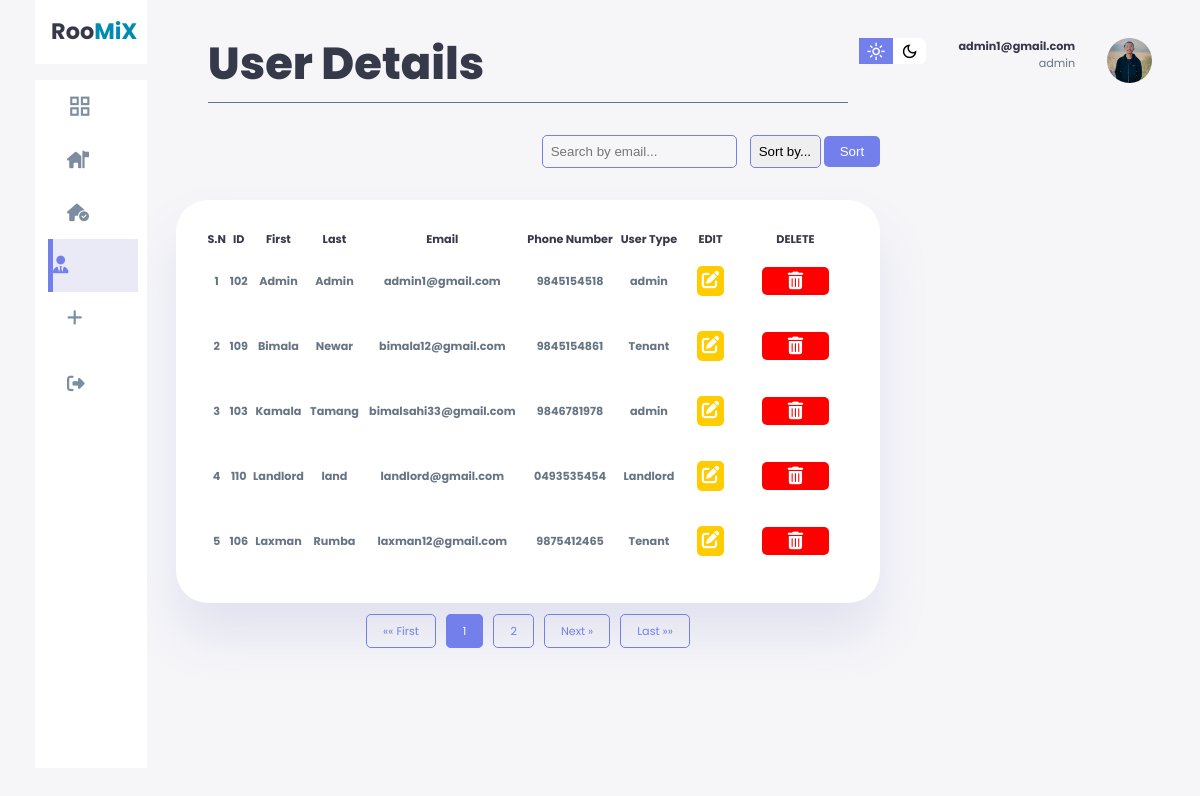
The app's page /admin/userDetail.php (signed in) with its own data.
### tables this page shows
CREATE TABLE `user` (
  `id` int(6) UNSIGNED NOT NULL,
  `fname` varchar(30) NOT NULL,
  `lname` varchar(30) NOT NULL,
  `email` varchar(50) NOT NULL,
  `phone` varchar(15) NOT NULL,
  `password` varchar(255) NOT NULL,
  `userType` varchar(50) NOT NULL
);

### admin/userDetail.php (the view, shortened to what this page needs)
<!DOCTYPE html>
<html lang="en">
<?php
require '../includes/dbConnect.php'; ?>
<head>
    <link rel="stylesheet" href="https://cdnjs.cloudflare.com/ajax/libs/font-awesome/5.15.4/css/all.min.css" />
    <link rel="stylesheet" href="https://cdnjs.cloudflare.com/ajax/libs/font-awesome/6.5.1/css/all.min.css">
    <link rel="stylesheet" href="style.css">
    <link rel="stylesheet" href="search&pagination.css">
</head>
<body style="margin-top:-1.5rem">
    <nav>
        <div class="right">
            <div class="top">
                <div class="theme-toggler">
                    <span class="material-symbols-sharp active">light_mode</span>
                    <span class="material-symbols-sharp">dark_mode</span>
                </div>
                <div class="profile">
                    <div class="info">
                        <p><b><?php echo $_SESSION["user"] ?></b></p>
                        <p><?php echo $_SESSION["userType"] ?></p>
                    </div>
                    <div class="profile-photo">
                        <img src="./images/yujan.jpg" alt="" />
                    </div>
                </div>
            </div>
        </div>
    </nav>
    <div class="container">
        <aside>
            <div class="top">
                <a href="index.php">
                    <div class="logo">
                        <h2>Roo<span class="danger">MiX</span> </h2>
                    </div>
                </a>
            </div>
            <div class="sidebar">
                <a href="index.php">
                    <span class="material-symbols-sharp">grid_view </span>
                </a>
                <a href="myProerty.php">
                    <i class="fa-solid fa-house-flag"></i>
                </a>
                <a href="soldProperties.php">
                    <i class="fa-solid fa-house-circle-check"></i>
                </a>
                <a href="userDetail.php" class="active">
                    <i class="fa-solid fa-user-tie"></i>
                </a>
                <a href="addProperties.php">
                    <i class="fa-solid fa-plus"></i>
                </a>
                <a href="../control/logout.php" name="submit">
                    <i class="fa-solid fa-right-from-bracket"></i>
                </a>
            </div>
        </aside>
        <main>
            <h1 class="dashboard-heading">User Details</h1>
            <div class="search-sort">
                <form action="" method="POST">
                    <input type="text" id="searchInput" name="search" placeholder="Search by email...">
                    <select id="sortSelect" name="sort_alphabet">
                        <option value="">Sort by...</option>
                    </select>
                    <button type="submit" id="applyButton">Sort</button>
                </form>
            </div>
            <?php
            $records_per_page = 5;
            if (isset($_GET['page']) && is_numeric($_GET['page'])) {
                $page = $_GET['page'];
            } else {
                $page = 1;
            }
            $offset = ($page - 1) * $records_per_page;
            $sort_order = 'ASC';
            $register_query = "SELECT * FROM user";
            $register_query .= " ORDER BY fname $sort_order LIMIT $offset, $records_per_page";
            $register_run = mysqli_query($conn, $register_query);
            ?>
            <div class="p-table">
                <table class="custom-table">
                    <thead>
                        <tr>
                            <td>S.N</td>
                            <td>ID</td>
                            <td>First</td>
                            <td>Last</td>
                            <td>Email</td>
                            <td>Phone Number</td>
                            <td>User Type</td>
                            <td class="text-center">EDIT</td>
                            <td class="text-center">DELETE</td>
                        </tr>
                    </thead>
                    <tbody>
                        <?php
                        $serial_number = ($page - 1) * $records_per_page + 1;
                        while ($reg_row = mysqli_fetch_array($register_run)) {
                        ?>
                            <tr>
                                <td><?php echo $serial_number++; ?></td>
                                <td><?php echo $reg_row['id']; ?></td>
                                <td><?php echo $reg_row['fname']; ?></td>
                                <td><?php echo $reg_row['lname']; ?></td>
                                <td><?php echo $reg_row['email']; ?></td>
                                <td><?php echo $reg_row['phone']; ?></td>
                                <td><?php echo $reg_row['userType']; ?></td>
                                <td class="text-center">
                                    <a href="editProfile.php?id=<?php echo $reg_row['id']; ?>" class="custom-link edit-icon" style="background-color: #ffcc00;"><i class="fas fa-edit"></i></a>
                                </td>
                                <td class="text-center">
                                    <form action="../control/user.php" method="POST">
                                        <button type="submit" name="register_delete_btn" class="custom-link delete-icon"><i class="fas fa-trash-alt"></i></button>
                                    </form>
                                </td>
                            </tr>
                        <?php } ?>
                    </tbody>
                </table>
            </div>
            <div class="pagination">
                <?php
                $total_records_query = "SELECT COUNT(*) AS total FROM user";
                $total_records_result = mysqli_query($conn, $total_records_query);
                $total_records = mysqli_fetch_assoc($total_records_result)['total'];
                $total_pages = ceil($total_records / $records_per_page);
                echo "<a href='userDetail.php?page=1'>&laquo;&laquo; First</a>";
                for ($i = 1; $i <= $total_pages; $i++) {
                    echo "<a " . ($i == $page ? "class='active'" : "") . " href='userDetail.php?page=$i'>$i</a>";
                }
                if ($page < $total_pages) {
                    echo "<a href='userDetail.php?page=" . ($page + 1) . "'>Next &raquo;</a>";
                }
                echo "<a href='userDetail.php?page=$total_pages'>Last &raquo;&raquo;</a>";
                ?>
            </div>
        </main>
</body>
</html>

### admin/style.css (style rules this page uses)
:root { --clr-primary: #7380ec; --clr-danger: #ff7782; --clr-success: #41f1b6; --clr-white: #fff; --clr-info-dark: #7d8da1; --clr-info-light: #dce1eb; --clr-dark: #363949; --clr-warnig: #ff4edc; --clr-light: rgba(132, 139, 200, 0.18); --clr-primary-variant: #111e88; --clr-primary-msg: #070d38; --clr-dark-variant: #677483; --clr-color-background: #f6f6f9; --card-border-radius: 2rem; --border-radius-1: 0.4rem; --border-radius-2: 0.8rem; --border-radius-3: 1.2rem; --card-padding: 1.8rem; --padding-1: 1.2rem; --box-shadow: 0 2rem 3rem var(--clr-light); }
* { margin: 0; padding: 0; box-sizing: border-box; border: 0; text-decoration: none; list-style: none; appearance: none; }
body { width: 100vw; height: 100vh; font-size: .7rem; user-select: none; overflow-x: hidden; background: var(--clr-color-background); font-family: 'Poppins', sans-serif; padding-right: 2rem; }
.container { display: grid; width: 96%; gap: 1.8rem; grid-template-columns: 14rem auto ; margin: 0 auto; }
a { color: var(--clr-dark); }
h1 { font-weight: 800; font-size: 2.8rem; }
h2 { font-size: 1.4rem; }
.profile-photo img { width: 2.8rem; height: 2.8rem; overflow: hidden; border-radius: 50%; }
p { color: var(--clr-dark-variant); }
b { color: var(--clr-dark); }
.danger { color: rgb(0, 139, 177); }
i { font-size: 1.1rem; transition: all .3s ease-in-out; }
nav { display: flex; }
aside { height: 100vh; }
aside .top { background: var(--clr-white); display: flex; align-items: center; justify-content: space-between; margin-top: 1.4rem; padding: 1rem; }
aside .sidebar { background: var(--clr-white); display: flex; flex-direction: column; height: 86vh; position: relative; top: 1rem; }
aside .sidebar a { display: flex; color: var(--clr-info-dark); margin-left: 2rem; gap: 1rem; align-items: center; height: 3.3rem; transition: all .1s ease; }
aside .sidebar a span { font-size: 1.6rem; transition: all .3s ease-in-out; }
aside .sidebar a:last-child { position: absolute; bottom: 1rem; width: 100%; }
aside .sidebar a.active { background-color: var(--clr-light); color: var(--clr-primary); margin-left: 0; border-left: 5px solid var(--clr-primary); margin-left: calc(1rem - 3px); }
main { margin-top: 1.4rem; width: auto; }
.dashboard-heading { border-bottom: 1.5px solid var(--clr-dark-variant); padding-bottom: 5px; margin: 2rem; }
main input { background-color: transparent; border: 0; outline: 0; color: var(--clr-dark); }
main h1 { color: var(--clr-dark); }
main .p-table { margin-top: 2rem; }
main .p-table table { background: var(--clr-white); width: 100%; border-radius: var(--card-border-radius); padding: var(--card-padding); text-align: center; box-shadow: var(--box-shadow); transition: all .3s ease; color: var(--clr-dark); }
main table tbody td { height: 3.8rem; border-bottom: 1px solid var(--clr-white); color:var(--clr-dark-variant) }
main table tbody tr:last-child td { border: none; }
main .p-table a { text-align: center; display: block; margin: 1rem; }
.custom-table { background: var(--clr-white); width: 100%; border-radius: var(--card-border-radius); padding: var(--card-padding); text-align: center; box-shadow: var(--box-shadow); transition: all .3s ease; color: var(--clr-dark); }
.custom-table { font-weight: bold; color: var(--clr-dark); background-color: #f8fafc; padding: 2rem; }
.custom-link { display: block; text-align: center; margin: 1rem; }
nav { display: flex; justify-content: right; position: absolute; top: 1rem; right: 3rem; }
.right { margin-top: 1.4rem; display: flex; flex-direction: column; justify-content: right; }
.right .top { display: flex; justify-content: start; gap: 2rem; }
.right .theme-toggler { background: var(--clr-white); display: flex; justify-content: space-between; height: 1.6rem; width: 4.2rem; cursor: pointer; border-radius: var(--border-radius-1); }
.right .theme-toggler span { font-size: 1.2rem; width: 50%; height: 100%; display: flex; align-items: center; justify-content: center; }
.right .theme-toggler span.active { background: var(--clr-primary); color: #fff; }
.right .top .profile { display: flex; gap: 2rem; text-align: right; }
@media screen and (max-width:1200px) { .container { width: 94%; grid-template-columns: 7rem auto 14rem; } }
@media screen and (max-width:1200px) { aside .sidebar a { width: 5.6rem; } }
@media screen and (max-width:1200px) { aside .sidebar a:last-child { position: relative; margin-top: 1.8rem; } }

### records on screen
user: id "102", fname "Admin", lname "Admin", email "admin1@gmail.com", phone "9845154518", userType "admin"
user: id "109", fname "Bimala", lname "Newar", email "bimala12@gmail.com", phone "9845154861", userType "Tenant"
user: id "103", fname "Kamala", lname "Tamang", email "bimalsahi33@gmail.com", phone "9846781978", userType "admin"
user: id "110", fname "Landlord", lname "land", email "landlord@gmail.com", phone "0493535454", userType "Landlord"
user: id "106", fname "Laxman", lname "Rumba", email "laxman12@gmail.com", phone "9875412465", userType "Tenant"

### other values on screen
$_SESSION["user"] "admin1@gmail.com"
$_SESSION["userType"] "admin"
